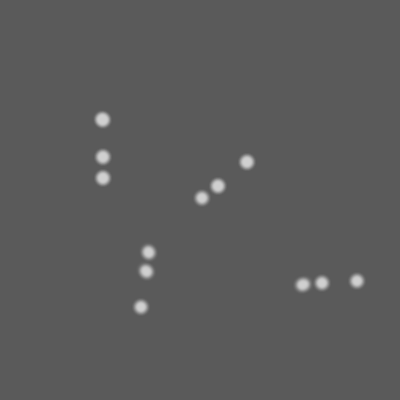
//> input picture RPEV_detectionPosition/src/part2/test/test1.png, 400 x 400 px
$ ./labeling test/test1.png test/test2.png test/test2.png   (built with g++ and OpenCV 4)
//> lines starting //> are read from the running program, lines starting //| are printed output that depends on the picture; after the words box and inside, x2 and y2 are one past the last pixel; in counts of white or black regions, pixels touching at a corner belong together
#include <iostream>
#include <cstdlib>
#include <opencv2/opencv.hpp>

using namespace cv;
using namespace std;

int
_find(int p, int* roots)
{
  while(roots[p] != p)
    p = roots[p];
  return p;
}

int
_union(int r0, int r1, int* roots)
{
  if(r0 == r1) return r0;
  if(r0 == -1) return r1;
  if(r1 == -1) return r0;
  if(r0 <  r1){
    roots[r1] = r0;
    return r0;
  }else{
    roots[r0]=r1;
    return r1;
  }
}

int
_add(int p, int r, int* roots)
{
  if(r==-1)
    roots[p]=p;
  else
    roots[p]=r;
  return roots[p];
}

void
process(const char* imsname, const char* regname, const char* colorname)
{
//> called with imsname = "test/test1.png", regname = "test/test2.png", colorname = "test/test2.png"
  Mat ims = imread(imsname);
//> ims is the input picture: 400 rows x 400 cols, CV_8UC3; min 90, max 208, mean 91.2
  Mat imreg, imcolor;
  imreg =  Mat(ims.size(), CV_8UC1);
  imcolor = Mat(ims.size(), CV_8UC3, Scalar(0,0,0));
  cvtColor(imcolor, imcolor, CV_BGR2HSV);

  if(!ims.data){
    cerr<<"Image not found, exit"<<endl;
    exit(EXIT_FAILURE);
  }

  cvtColor(ims, ims, CV_BGR2GRAY);
//> ims: 400 rows x 400 cols, CV_8UC1

  int* roots = new int[ims.total()];

  int  rows  = ims.rows;
//> rows = 400
  int  cols  = ims.cols;
//> cols = 400
  int p      = 0;
  int r      = -1;
  uchar* ps  = ims.data;

  for(int i=0; i<rows; i++){
    for(int j=0; j<cols; j++){
      r = -1;

      if( j>0 && (*(ps-1)==(*ps)) )
  r = _union( _find(p-1, roots), r, roots);

      if( (i>0 && j>0) && (*(ps-1-cols)==(*ps)) )
  r = _union( _find(p-1-cols, roots), r, roots);

      if( i>0 && (*(ps-cols) == (*ps)) )
  r = _union(_find(p-cols, roots), r, roots);

      if( (j<(cols-1) && i>0) && (*(ps+1-cols)==(*ps)) )
  r = _union(_find(p+1-cols, roots), r, roots);

      r = _add(p, r, roots);

      p++;
      ps++;
    }
  }
//> this loop made 400 passes
//> p on passes 1 to 3: 400, 800, 1200
//> after the loop, r = 0; p = 160000

  for(p=0; p<rows*cols; p++){
    roots[p] = _find(p, roots);
  }

  int l=0;
  for(int i=0; i<rows; i++){
    for(int j=0; j<cols; j++){
      int p = i*cols+j;
      if(roots[p]==p)
  roots[p] = l++;
      else
  roots[p] = roots[roots[p]];
    }
  }
//> after the loop, l = 2613; p = 160000

  cout<<"labeling: "<< l << " components detected"<<endl;
//| labeling: 2613 components detected

  for (int i = 0; i < rows; ++i)
  {
    for (int j = 0; j < cols; ++j)
    {
      int n = roots[i*cols+j];
      imreg.at<uchar>(i,j) = (n);
      if(n != 0)
        imcolor.at<Vec3b>(i,j) = Vec3b((179/l) * n, 255,255);
    }
  }
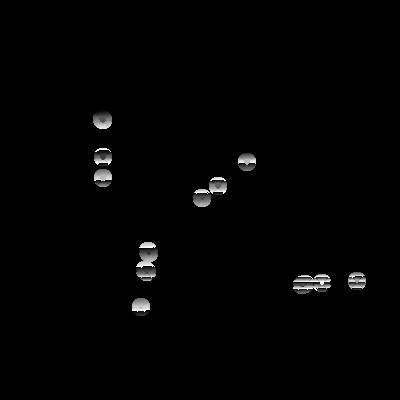
//> imreg: 400 rows x 400 cols, CV_8UC1; min 0, max 255, mean 2.7
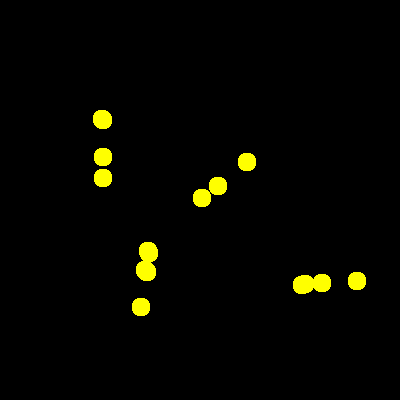
//> imcolor: 400 rows x 400 cols, CV_8UC3; mean B, G, R 0, 5.6, 5.6

  imwrite(regname, imreg);
  cvtColor(imcolor, imcolor, CV_HSV2BGR);
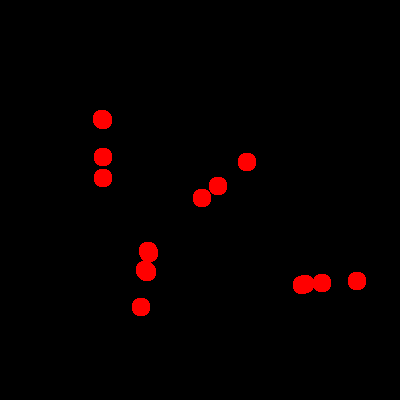
//> imcolor: 400 rows x 400 cols, CV_8UC3; 2.18% of pixels changed, all inside (x1, y1, x2, y2) = (93, 110, 366, 316)
  imwrite(colorname,imcolor);
  delete [] roots;
}

void
usage (const char *s)
{
  std::cerr<<"Usage: "<<s<<"imsname regname colorname\n"<<std::endl;
  exit(EXIT_FAILURE);
}

#define param 3
int
main( int argc, char* argv[] )
{
  if(argc != (param+1))
    usage(argv[0]);
  process(argv[1], argv[2], argv[3]);
  return EXIT_SUCCESS;
}
